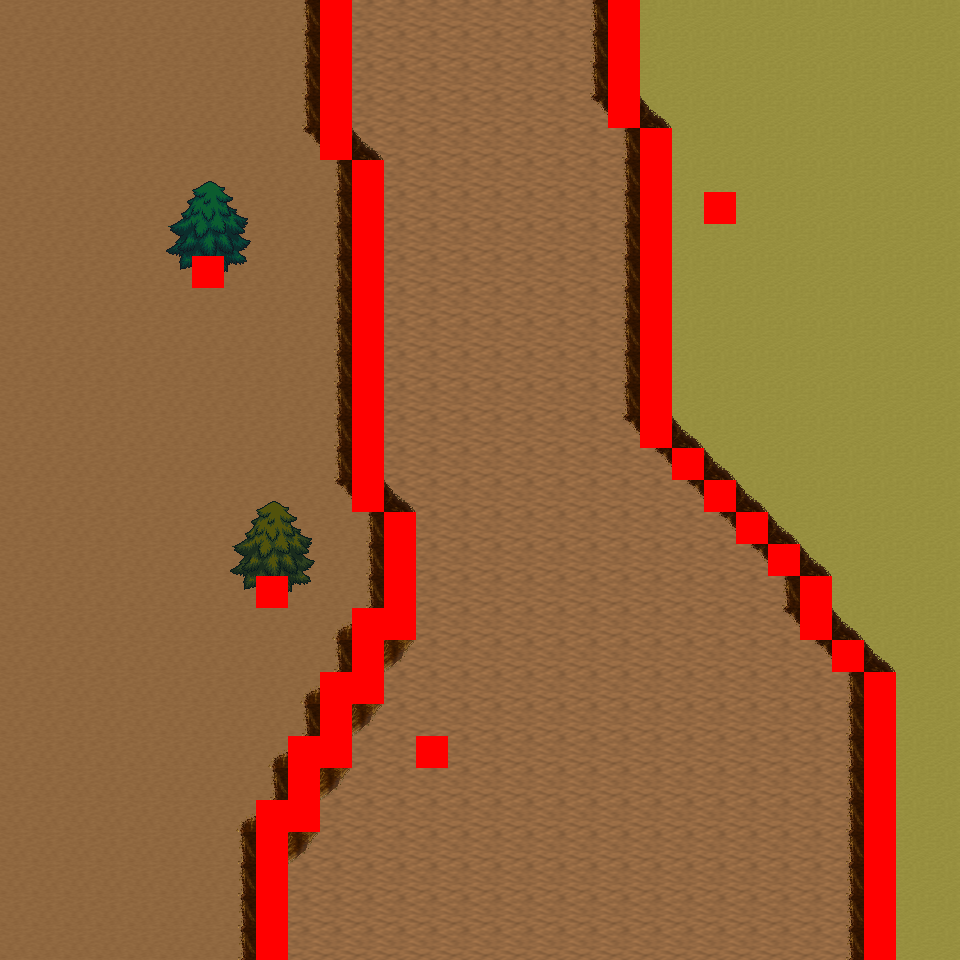

This is a level from a 2D game, rendered from its Tiled map with the project's own tilesets. A one-line summary and the map file follow, with tile-layer data summarised:
An orthogonal 30x30 tile map with 32x32 px tiles, 6 tile layers (Ground, Object, Object2, Above, ...), 12 tilesets and 5 objects (5x mapExit).

<map version="1.0" orientation="orthogonal" renderorder="right-down" width="30" height="30" tilewidth="32" tileheight="32" nextobjectid="6">
  <tileset firstgid="1" name="tileset_logic_collision" tilewidth="32" tileheight="32" tilecount="1" columns="1">
    <image source="../drawable/tileset_logic_collision.png" width="32" height="32" />
  </tileset>
  <tileset firstgid="2" name="tileset_ground_ground" tilewidth="32" tileheight="32" tilecount="33" columns="3">
    <image source="../drawable/tileset_ground_ground.png" width="96" height="352" />
  </tileset>
  <tileset firstgid="35" name="tileset_ground_ridge_earth_pale" tilewidth="32" tileheight="32" tilecount="96" columns="12">
    <image source="../drawable/tileset_ground_ridge_earth_pale.png" width="384" height="256" />
  </tileset>
  <tileset firstgid="131" name="tileset_ground_ridge_earth_dark" tilewidth="32" tileheight="32" tilecount="96" columns="12">
    <image source="../drawable/tileset_ground_ridge_earth_dark.png" width="384" height="256" />
  </tileset>
  <tileset firstgid="227" name="tileset_terrain_desert" tilewidth="32" tileheight="32" tilecount="88" columns="8">
    <image source="../drawable/tileset_terrain_desert.png" width="256" height="352" />
  </tileset>
  <tileset firstgid="315" name="tileset_ground_sand_2" tilewidth="32" tileheight="32" tilecount="15" columns="5">
    <image source="../drawable/tileset_ground_sand_2.png" width="160" height="96" />
  </tileset>
  <tileset firstgid="330" name="tileset_plant_tree_evergreen" tilewidth="32" tileheight="32" tilecount="36" columns="3">
    <image source="../drawable/tileset_plant_tree_evergreen.png" width="96" height="384" />
  </tileset>
  <tileset firstgid="366" name="tileset_plant_cactus_2" tilewidth="32" tileheight="32" tilecount="10" columns="5">
    <image source="../drawable/tileset_plant_cactus_2.png" width="160" height="64" />
  </tileset>
  <tileset firstgid="376" name="tileset_plant_cactus" tilewidth="32" tileheight="32" tilecount="2" columns="1">
    <image source="../drawable/tileset_plant_cactus.png" width="32" height="64" />
  </tileset>
  <tileset firstgid="378" name="tileset_plant_bush_various_small" tilewidth="32" tileheight="32" tilecount="9" columns="3">
    <image source="../drawable/tileset_plant_bush_various_small.png" width="96" height="96" />
  </tileset>
  <tileset firstgid="387" name="tileset_plant_tree_tree_green" tilewidth="32" tileheight="32" tilecount="80" columns="8">
    <image source="../drawable/tileset_plant_tree_tree_green.png" width="256" height="352" />
  </tileset>
  <tileset firstgid="467" name="tileset_building_fence_fence_chunky" tilewidth="32" tileheight="32" tilecount="21" columns="3">
    <image source="../drawable/tileset_building_fence_fence_chunky.png" width="96" height="224" />
  </tileset>
  <layer name="Ground" width="30" height="30">
    <data>[900 cells, 900 non-empty, 3 distinct tile ids]</data>
  </layer>
  <layer name="Object" width="30" height="30">
    <data>[900 cells, 142 non-empty, 13 distinct tile ids]</data>
  </layer>
  <layer name="Object2" width="30" height="30">
    <data>[900 cells, 0 non-empty, 0 distinct tile ids]</data>
  </layer>
  <layer name="Above" width="30" height="30">
    <data>[900 cells, 20 non-empty, 20 distinct tile ids]</data>
  </layer>
  <layer name="Above2" width="30" height="30">
    <data>[900 cells, 0 non-empty, 0 distinct tile ids]</data>
  </layer>
  <layer name="Walkable" width="30" height="30">
    <data>[900 cells, 68 non-empty, 1 distinct tile ids]</data>
  </layer>
  <objectgroup name="MapEvents">
    <object id="1" name="south" type="mapExit" x="0" y="928" width="256" height="32">
      <properties>
        <property name="map" value="level_0_x53_y111" />
        <property name="x" value="0" />
        <property name="y" value="1" />
      </properties>
    </object>
    <object id="2" name="south2" type="mapExit" x="288" y="928" width="576" height="32">
      <properties>
        <property name="map" value="level_0_x53_y111" />
        <property name="x" value="9" />
        <property name="y" value="1" />
      </properties>
    </object>
    <object id="3" name="south3" type="mapExit" x="896" y="928" width="64" height="32">
      <properties>
        <property name="map" value="level_0_x53_y111" />
        <property name="x" value="28" />
        <property name="y" value="1" />
      </properties>
    </object>
    <object id="4" name="west" type="mapExit" x="0" y="0" width="32" height="960">
      <properties>
        <property name="map" value="level_0_x52_y110" />
        <property name="x" value="28" />
        <property name="y" value="0" />
      </properties>
    </object>
    <object id="5" name="east" type="mapExit" x="928" y="0" width="32" height="960">
      <properties>
        <property name="map" value="level_0_x54_y110" />
        <property name="x" value="1" />
        <property name="y" value="0" />
      </properties>
    </object>
  </objectgroup>
</map>
